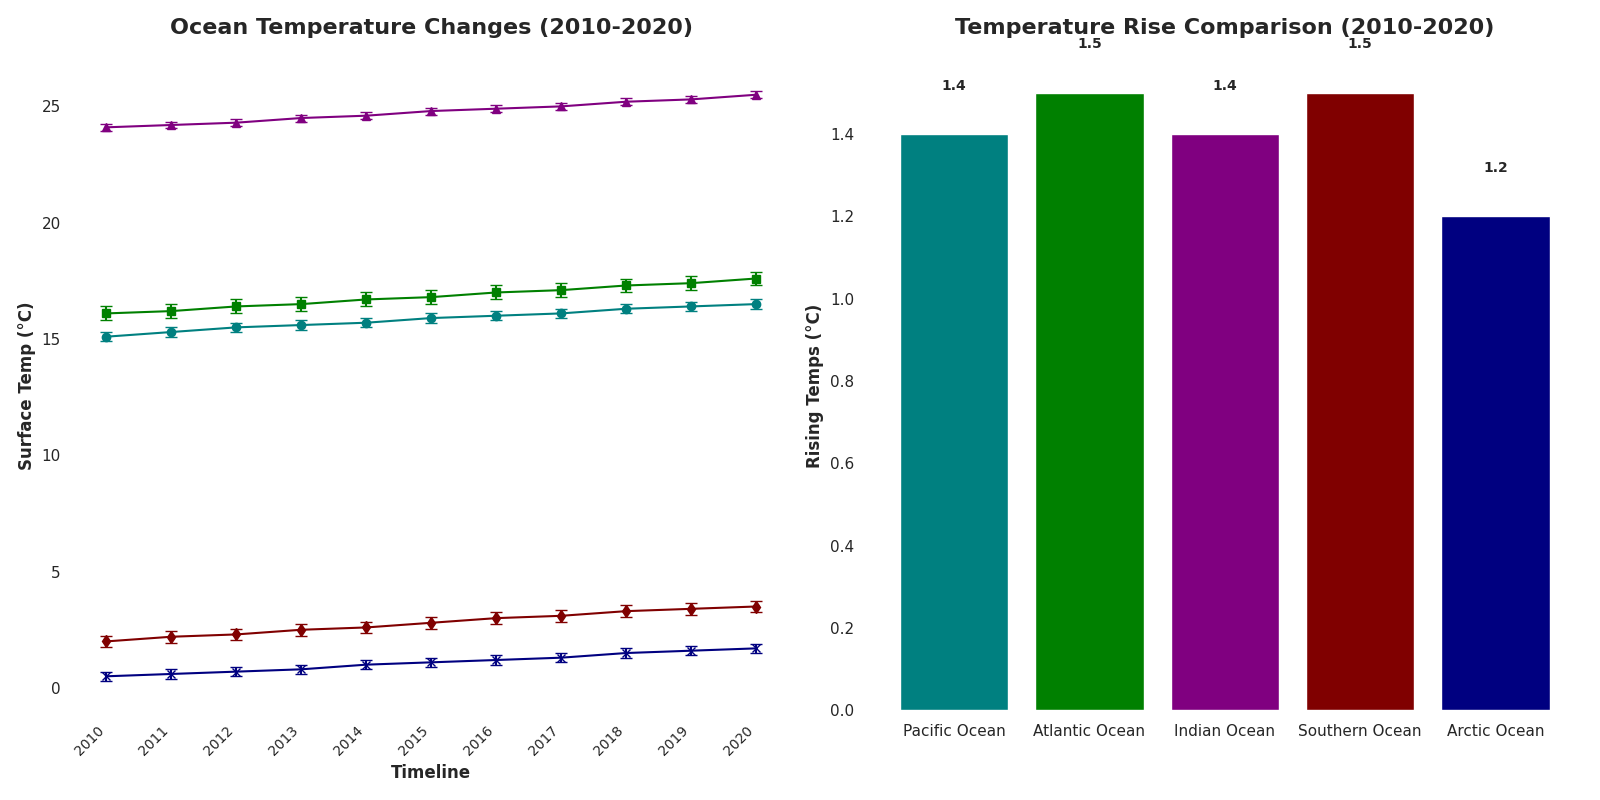

Python code for this plot:
import matplotlib.pyplot as plt
import numpy as np

years = np.arange(2010, 2021)

atlantic_temp = np.array([15.1, 15.3, 15.5, 15.6, 15.7, 15.9, 16.0, 16.1, 16.3, 16.4, 16.5])
pacific_temp = np.array([16.1, 16.2, 16.4, 16.5, 16.7, 16.8, 17.0, 17.1, 17.3, 17.4, 17.6])
indian_temp = np.array([24.1, 24.2, 24.3, 24.5, 24.6, 24.8, 24.9, 25.0, 25.2, 25.3, 25.5])
arctic_temp = np.array([2.0, 2.2, 2.3, 2.5, 2.6, 2.8, 3.0, 3.1, 3.3, 3.4, 3.5])
southern_temp = np.array([0.5, 0.6, 0.7, 0.8, 1.0, 1.1, 1.2, 1.3, 1.5, 1.6, 1.7])

atlantic_err = np.array([0.2] * len(years))
pacific_err = np.array([0.3] * len(years))
indian_err = np.array([0.15] * len(years))
arctic_err = np.array([0.25] * len(years))
southern_err = np.array([0.2] * len(years))

atlantic_inc = atlantic_temp[-1] - atlantic_temp[0]
pacific_inc = pacific_temp[-1] - pacific_temp[0]
indian_inc = indian_temp[-1] - indian_temp[0]
arctic_inc = arctic_temp[-1] - arctic_temp[0]
southern_inc = southern_temp[-1] - southern_temp[0]

increases = [atlantic_inc, pacific_inc, indian_inc, arctic_inc, southern_inc]
oceans = ['Pacific Ocean', 'Atlantic Ocean', 'Indian Ocean', 'Southern Ocean', 'Arctic Ocean']  # Shuffled

fig, axes = plt.subplots(1, 2, figsize=(16, 8))

ax1 = axes[0]

# Colors shuffled compared to the original
colors = ['teal', 'green', 'purple', 'maroon', 'navy']

ax1.errorbar(years, atlantic_temp, yerr=atlantic_err, fmt='-o', color=colors[0], capsize=4)
ax1.errorbar(years, pacific_temp, yerr=pacific_err, fmt='-s', color=colors[1], capsize=4)
ax1.errorbar(years, indian_temp, yerr=indian_err, fmt='-^', color=colors[2], capsize=4)
ax1.errorbar(years, arctic_temp, yerr=arctic_err, fmt='-d', color=colors[3], capsize=4)
ax1.errorbar(years, southern_temp, yerr=southern_err, fmt='-x', color=colors[4], capsize=4)

ax1.set_title('Ocean Temperature Changes (2010-2020)', fontsize=16, fontweight='bold', pad=20)
ax1.set_xlabel('Timeline', fontsize=12, fontweight='bold')
ax1.set_ylabel('Surface Temp (°C)', fontsize=12, fontweight='bold')
ax1.set_xticks(years)
ax1.set_xticklabels(years, rotation=45, ha='right', fontsize=10)

for spine in ax1.spines.values():
    spine.set_visible(False)

ax2 = axes[1]
bars = ax2.bar(oceans, increases, color=colors)
ax2.set_title('Temperature Rise Comparison (2010-2020)', fontsize=16, fontweight='bold', pad=20)
ax2.set_ylabel('Rising Temps (°C)', fontsize=12, fontweight='bold')

for bar in bars:
    yval = bar.get_height()
    ax2.text(bar.get_x() + bar.get_width()/2, yval + 0.1, round(yval, 2), ha='center', va='bottom', fontsize=10, fontweight='bold')

for spine in ax2.spines.values():
    spine.set_visible(False)

plt.tight_layout()
plt.show()
